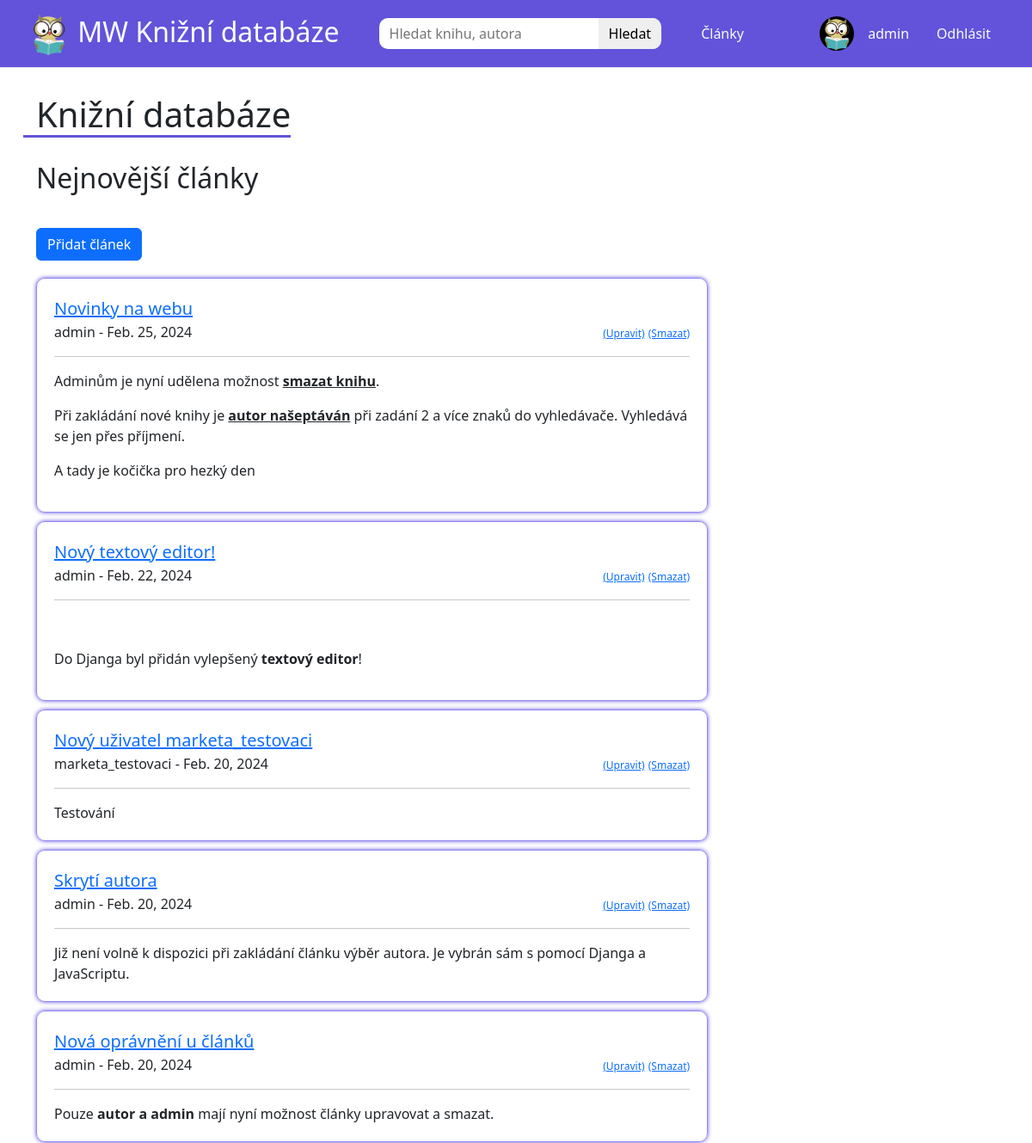
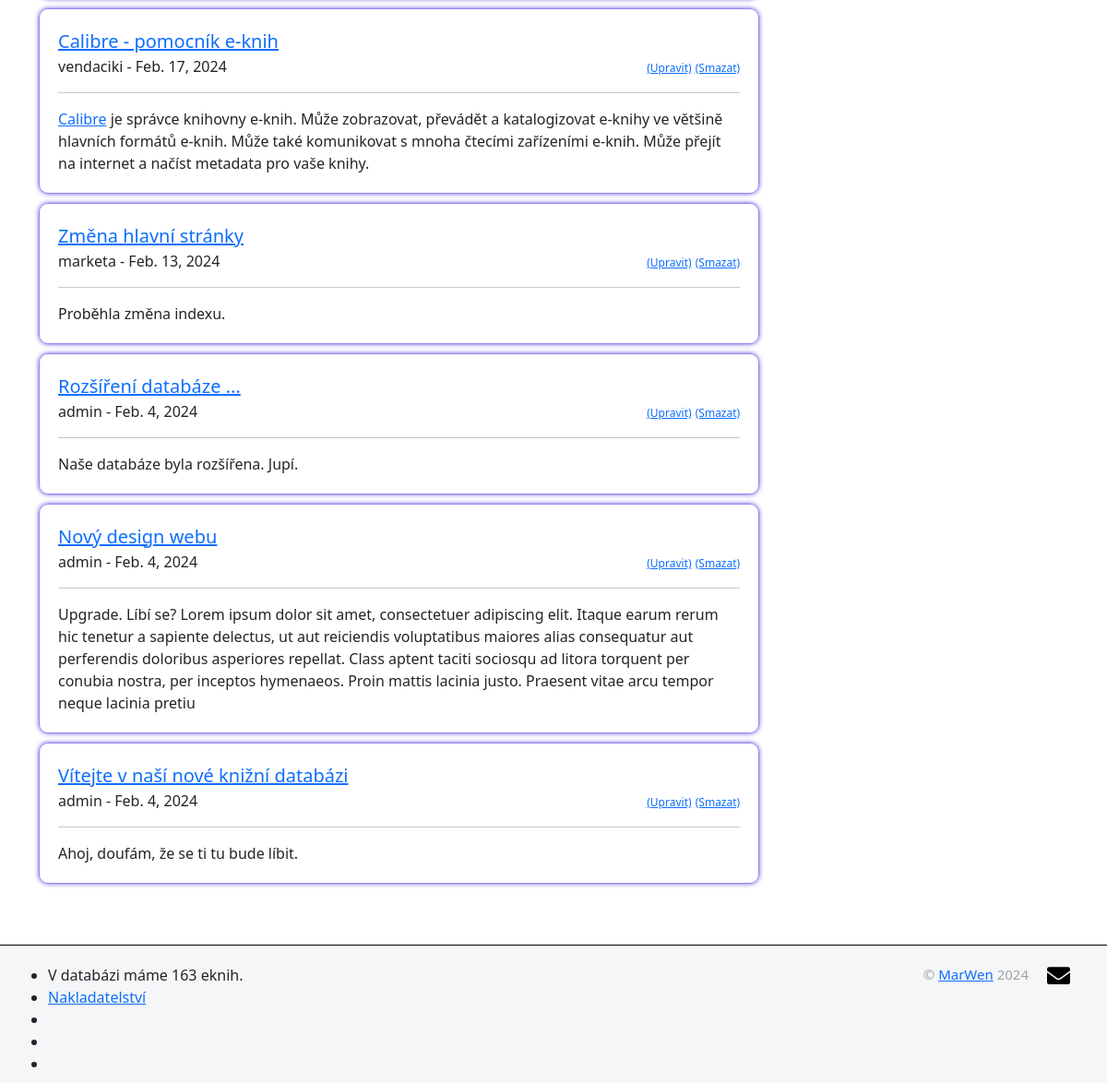
Page /clanky/ (signed in) on the committed database (2 pictures, top to bottom).
### members/models.py (models this page shows, shortened)
class Profile(models.Model):
    user = models.OneToOneField(User, null=True, on_delete=models.CASCADE)
    bio = models.TextField(null=True)
    profile_pic = models.ImageField(null=True, blank=True, upload_to="images/profile")
    slug = models.SlugField(null=True, blank=True)

### databaze_eknih/models.py (models this page shows, shortened)
class Post(models.Model):
    title = models.CharField(max_length=255)
    author = models.ForeignKey(User, on_delete=models.CASCADE)
    body = RichTextField(blank=True, null=True)
    post_date = models.DateField(auto_now_add=True)

### databaze_eknih/views.py (the view)
# urls.py: path("", HomeView.as_view(), name="clanky"),
class HomeView(ListView):
    model = Post
    template_name = "index.html"
    ordering = ["-post_date", "-id"]

### databaze_eknih/context_processors.py (called while the page is built)
def books_count(request):
    from knihy.models import Book
    return {"books_count": Book.objects.count()}

### databaze_eknih/templatetags/custom_filters.py (called while the page is built)
@register.filter(name="strip_image_tags")
def strip_image_tags(value):
    soup = BeautifulSoup(value, "html.parser")
    p = soup.find_all("p")
    for p_tag in p:
        if "img src" in p_tag.text:
            p_tag.extract()
    return soup

### databaze_eknih/templates/index.html (shortened to what this page needs)
{% extends "base.html" %}
{% load custom_filters %}
{% block content %}
    <h1>
        Knižní databáze
    </h1>
    <h2 style="margin-top: 20px;">
        Nejnovější články
    </h2>
    <div style="margin-top: 30px;">
        <div>
        {% if user.is_authenticated %}
            <a class="btn btn-primary" href="{% url "pridat-clanek" %}">Přidat článek</a>
        {% endif %}
        </div>
        <ul class="articles" style="margin-top: 20px;">
            {% for post in object_list %}
            <li>
                <a class="fs-5" href="{% url 'detail-clanku' post.pk %}">{{ post.title }}</a>
                <div class="who-articles">
                    {{ post.author }} - {{ post.post_date }}
                    {% if user.is_authenticated %}
                        {% if user ==  post.author or user.is_staff %}
                            <div>
                                <a href="{% url 'upravit-clanek' post.pk %}">(Upravit)</a>
                                <a href="{% url 'smazat-clanek' post.pk %}">(Smazat)</a>
                            </div>
                        {% endif %}
                    {% endif %}
                </div>
                <hr>
                {{ post.body|slice:":400"|strip_image_tags|safe }}
            </li>
        {% endfor %}
        </ul>
    </div>
{% endblock %}

### databaze_eknih/templates/base.html (shortened to what this page needs)
{% load static %}
<!doctype html>
<html lang="cs">
    <head>
        <link rel="stylesheet" href="https://cdnjs.cloudflare.com/ajax/libs/font-awesome/5.15.4/css/all.min.css">
        <link rel="stylesheet" href="{% static 'css/style.css' %}">
        <link href="https://cdn.jsdelivr.net/npm/bootstrap@5.3.2/dist/css/bootstrap.min.css" rel="stylesheet">
    </head>
    <body>
        <nav class="navbar border-bottom border-body navbar-expand-lg">
            <div class="container-fluid">
                <a class="navbar-brand text-white fs-2" href="{% url "home" %}">
                    <img class="logo" src="../../static/images/logo.webp"> MW Knižní databáze
                </a>
                <div class="collapse navbar-collapse" id="navbarSupportedContent">
                    <ul class="nav mb-lg-0">
                        <li class="nav-item" style="width: 100%;">
                            <form class="d-flex" role="search" action="{% url 'vysledky-hledani' %}" method="get">
                                <input class="control" type="type" placeholder="Hledat knihu, autora" aria-label="Search" name="q">
                                <button class="search" type="submit">Hledat</button>
                            </form>
                        </li>
                    </ul>
                    <ul class="nav mb-2 mb-lg-0">
                        <li class="nav-item">
                            <a class="nav-link text-light" href="{% url "clanky" %}">Články</a>
                        </li>
                    </ul>
                    {% if user.is_authenticated %}
                    <ul class="nav login ms-auto mb-2 mb-lg-0">
                        <ul style="display: flex; padding-left: 10px;">
                            <li class="nav-item avatar">
                                <img src="../../media/{{ user.profile.profile_pic }}" alt="avatar">
                            </li>
                            <li class="nav-item">
                                <a href="{% url 'profil' user.profile.slug  %}" class="nav-link">{{ user.username }}</a>
                            </li>
                        </ul>
                        <li class="nav-item">
                            <form method="post" action="{% url 'logout' %}">
                                <button type="submit" class="nav-link text-light">Odhlásit</button>
                            </form>
                        </li>
                    </ul>
                    {% endif %}
                </div>
            </div>
        </nav>
        <div class="container">
            {% block content %}
            {% endblock %}
        </div>
        <footer id="footer">
            <ul>
                <li>V databázi máme {{ books_count }} eknih.</li>
                <li><a href="">Nakladatelství</a></li>
                <li></li>
                <li></li>
                <li></li>
            </ul>
            <div style="display: flex; flex-wrap: wrap;">
                <p class="copyright">&copy; <a href="https://mar6wen8.github.io/MarWen/">MarWen</a> 2024</p>
                <div>
                    <a href="mailto:mar6wen8@gmail.com" target="_blank" aria-label="e-mail"><i class="fa fa-envelope"></i></a>
                </div>
            </div>
        </footer>
    </body>
</html>

### static/css/style.css (style rules this page uses)
body { cursor: default; }
.container { display: flex; flex-wrap: wrap; align-content: flex-start; margin-bottom: 50px; min-height: 100vh; margin-top: 30px; }
.logo { width: 50px; }
form { width: 50%; }
.navbar { background: #6253da; }
.d-flex { margin: 0 30px; width: auto; }
.nav-item a { color: #ffffff; }
.nav-item img, .avatar { height: 40px; width: 40px; }
.nav-item img { border-radius: 50%; position: absolute; }
.avatar { margin: auto; }
.search { --bs-btn-padding-x: 0.75rem; --bs-btn-padding-y: 0.375rem; --bs-btn-border-radius: var(--bs-border-radius); padding: var(--bs-btn-padding-y) var(--bs-btn-padding-x); cursor: pointer; -webkit-user-select: none; -moz-user-select: none; user-select: none; border: 0px solid black; border-radius: 0 10px 10px 0; transition: color .15s ease-in-out,background-color .15s ease-in-out,border-color .15s ease-in-out,box-shadow .15s ease-in-out; }
form .control { display: block; width: 100%; padding: 0.375rem 0.75rem; font-size: 1rem; font-weight: 400; line-height: 1.5; color: var(--bs-body-color); -webkit-appearance: none; -moz-appearance: none; appearance: none; background-color: var(--bs-body-bg); background-clip: padding-box; border: none; border-radius: 10px 0 0 10px; transition: border-color .15s ease-in-out,box-shadow .15s ease-in-out; }
.articles { display: grid; grid-template-columns: 1fr; padding-left: 0; grid-gap: 10px; width: 70%; list-style: none; }
.articles li { width: 100%; padding: 20px; border-radius: 10px; box-shadow: 0px 0px 5px #6253da; }
.who-articles { display: flex; justify-content: space-between; width: 100%; }
.who-articles a { font-size: 12px; }
.nav { --bs-nav-link-padding-x: 0; --bs-nav-link-padding-y: 0.5rem; --bs-nav-link-font-weight: ; --bs-nav-link-color: var(--bs-navbar-color); --bs-nav-link-hover-color: var(--bs-navbar-hover-color); --bs-nav-link-disabled-color: var(--bs-navbar-disabled-color); display: flex; padding-left: 0; margin-bottom: 0; list-style: none; }
.ms-auto { margin-right: 20px; }
ul { padding: 0; }
ul ul { list-style: none; }
h2 { width: 100%; }
h1::after { content: ""; display: block; height: 3px; background: #6253da; margin-left: -15px; }
.authors, .books, .genre, .genre li, .articles li, .hodnoceni p, .pridat-btn { border: 1px solid #9387f5; box-shadow: 0px 0px 5px 0px #6253da; }
footer { display: flex; padding: 20px; justify-content: space-between; background-color: #f5f6f7; z-index: 10; position: relative; height: 150px; border-top: 1px solid black; }
#footer .copyright { color: #9fa3a6; font-size: 15px; position: relative; }
.fa { font-family: "Font Awesome 5 Free" }
.fab, .fa { margin: 0 20px; font-size: 25px; color: #000000; font-weight: 900; font-style: normal; display: inline-block; }
.fa-envelope:before { content: "\f0e0" }
@media (min-width: 1200px) { .fs-2 { margin-left: 20px; } }

### rows in the picture
Post: title "Novinky na webu", author "admin", post_date "Feb. 25, 2024", shows "(Upravit)", body "Adminům je nyní udělena možnost smazat knihu . Při zakládání nové knihy je autor našeptáván při zadání 2 a více znaků do vyhledávače. Vyhledává se jen přes příjmení. A tady je kočička pro hezký den"
Post: title "Nový textový editor!", author "admin", post_date "Feb. 22, 2024", shows "(Upravit)", body "Do Djanga byl přidán vylepšený textový editor !"
Post: title "Nový uživatel marketa_testovaci", author "marketa_testovaci", post_date "Feb. 20, 2024", shows "(Upravit)", body "Testování"
Post: title "Skrytí autora", author "admin", post_date "Feb. 20, 2024", shows "(Upravit)", body "Již není volně k dispozici při zakládání článku výběr autora. Je vybrán sám s pomocí Djanga a JavaScriptu."
Post: title "Nová oprávnění u článků", author "admin", post_date "Feb. 20, 2024", shows "(Upravit)", body "Pouze autor a admin mají nyní možnost články upravovat a smazat."
Post: title "Calibre - pomocník e-knih", author "vendaciki", post_date "Feb. 17, 2024", shows "(Upravit)", body "Calibre je správce knihovny e-knih. Může zobrazovat, převádět a katalogizovat e-knihy ve většině hlavních formátů e-knih. Může také komunikovat s mnoha čtecími zařízeními e-knih. Může přejít na internet a načíst metadata pro vaše knihy."
Post: title "Změna hlavní stránky", author "marketa", post_date "Feb. 13, 2024", shows "(Upravit)", body "Proběhla změna indexu."
Post: title "Rozšíření databáze ...", author "admin", post_date "Feb. 4, 2024", shows "(Upravit)", body "Naše databáze byla rozšířena. Jupí."
Post: title "Nový design webu", author "admin", post_date "Feb. 4, 2024", shows "(Upravit)", body "Upgrade. Líbí se? Lorem ipsum dolor sit amet, consectetuer adipiscing elit. Itaque earum rerum hic tenetur a sapiente delectus, ut aut reiciendis voluptatibus maiores alias consequatur aut perferendis doloribus asperiores repellat. Class aptent taciti sociosqu ad litora torquent per conubia nostra, per inceptos hymenaeos. Proin mattis lacinia justo. Praesent vitae arcu tempor neque lacinia pretiu"
Post: title "Vítejte v naší nové knižní databázi", author "admin", post_date "Feb. 4, 2024", shows "(Upravit)", body "Ahoj, doufám, že se ti tu bude líbit."

### other values in the picture
{{ user.username }} "admin"
{{ books_count }} "163"
